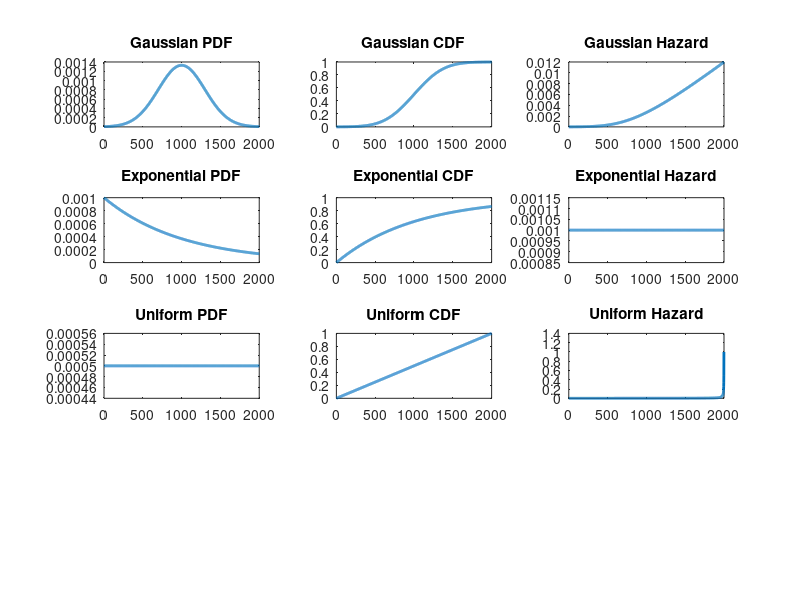

The MATLAB source for this figure:
% Hazard function is defined as the probability of observing a value at time
% t given that the value has not occured yet.
% You take the instantaneous probability / cumulative probability of the
% tail of the distribution that has not occurred yet.  i.e., 1-CDF.

% The exponential has a flat hazard function because as you move further out
% on the PDF (less likely values), there is less of the distribution left
% from the CDF, and these are perfectly in balance.
%
% RPH


%make distribution
t = 0:1:2000;
mean_int = 1000;
st_dev = 300; %for use when distribution requires a standard dev

%Exponential
dist.exp = exppdf(t,mean_int);
hazard.exp = exppdf(t,mean_int)./(1-expcdf(t,mean_int));

%Gaussian
dist.norm = normpdf(t,mean_int,st_dev);
hazard.norm = normpdf(t,mean_int,st_dev)./(1-normcdf(t,mean_int,st_dev));

%Uniform
dist.uniform = unifpdf(t,t(1),t(end));
hazard.uniform = unifpdf(t,t(1),t(end)) ./(1-unifcdf(t,t(1),t(end)));

% 
% dist.lognorm = lognpdf(t,mean_int,st_dev);
% hazard.lognorm =
% lognpdf(t,mean_int,st_dev)./(1-logncdf(t,mean_int,st_dev));


figure
subplot(4,3,1)
plot(t,dist.norm,'linewidth',2)
title('Gaussian PDF')

subplot(4,3,2)
plot(t,normcdf(t,mean_int,st_dev),'linewidth',2);
title('Gaussian CDF')

subplot(4,3,3)
plot(t,hazard.norm,'linewidth',2)
title('Gaussian Hazard')

subplot(4,3,4)
plot(t,dist.exp,'linewidth',2)
title('Exponential PDF')

subplot(4,3,5)
plot(t,expcdf(t,mean_int),'linewidth',2)
title('Exponential CDF')

subplot(4,3,6)
plot(t,hazard.exp,'linewidth',2)
title('Exponential Hazard')

subplot(4,3,7)
plot(t,dist.uniform,'linewidth',2)
title('Uniform PDF')

subplot(4,3,8)
plot(t,unifcdf(t,t(1),t(end)),'linewidth',2)
title('Uniform CDF')

subplot(4,3,9)
plot(t,hazard.uniform,'linewidth',2)
title('Uniform Hazard')